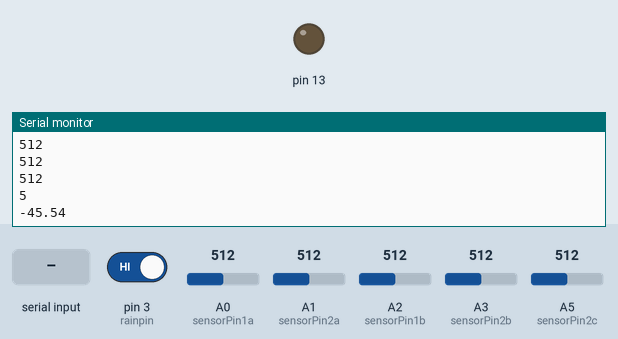
This sketch was run on a simulated Arduino Uno, built with avr-gcc and run on an emulated ATmega328P. On the bench: output pins drawn as LEDs (lit = HIGH), the last lines printed to the serial monitor. Inputs (shaded band) come from the test bench; at power-on: pin 3 (rainpin) HIGH, A0 (sensorPin1a) = 512, A1 (sensorPin2a) = 512, A2 (sensorPin1b) = 512, A3 (sensorPin2b) = 512, A5 (sensorPin2c) = 512.

Above: at 1.2 s.
1.3 s: pin 3 (rainpin) driven LOW
At 2.9 s:
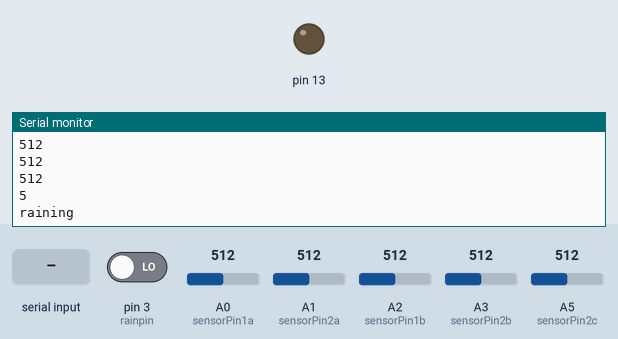
3.9 s: "2" received over the second serial link
At 5.8 s:
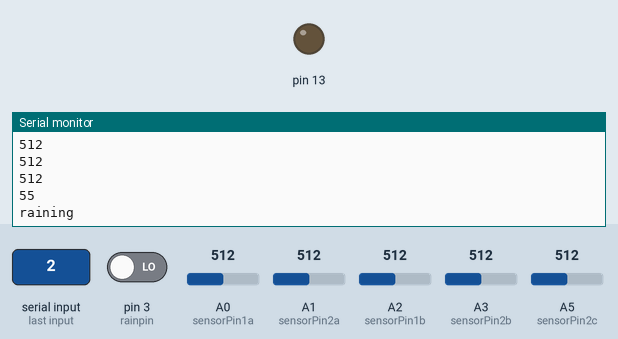
6.3 s: "d" received over the second serial link
Timing chart, 0 to 9.3 s (numbered marks = the images above; inputs shaded):
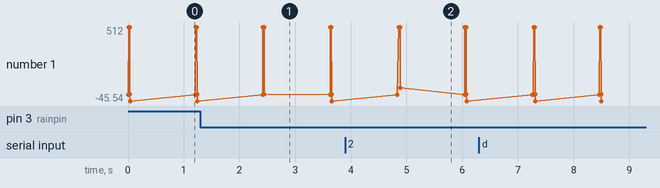

The sketch:

PIS-DryLine.ino
```cpp
#include <SoftwareSerial.h>
int sensorPin1a = A0;
int sensorPin2a = A1;
int value=2;
int sensorPin1b = A2;
int sensorPin2b = A3;

int sensorPin1c = A4;
int sensorPin2c = A5;

int sensorValue1a;
int sensorValue2a;

int sensorValue1b;
int sensorValue2b;

int sensorValue1c;
int sensorValue2c;

int sensorValue1ainit=1023;
int sensorValue2ainit=1023;

int sensorValue1binit=1023;
int sensorValue2binit=1023;

int sensorValue1cinit=1023;
int sensorValue2cinit=1023;


int drysum=0;
float drypercent=0;
int n=0;

int rainpin=3;
int rainvalue=100;

int txPin = 12;
int rxPin = 11;
SoftwareSerial BT(txPin,rxPin);

int flag=0;

void setup() {
 BT.begin(9600);
 Serial.begin(9600);
 pinMode(13, OUTPUT);
//pinMode(rxPin, INPUT);
//pinMode(txPin, OUTPUT);
  //pinMode(buzzerpin,OUTPUT);
}
void loop()
{
  n=0;
rainvalue=digitalRead(rainpin);
Serial.println(rainvalue);

//FOR THE RESET CONDITION
if(BT.available())
{
  Serial.println("MILA");
  value=BT.read();

  if(value==50)
  {
    Serial.println("RESET MILA");
      flag=0;
      n=value;
    // tone(7,100000);
      value=2;
  }
  if(value ==100)
  {
     Serial.println("PAUSE MILA");
    flag=3;
    Serial.println(flag);
    Serial.println(flag);
    //  tone(7,100000);
    value=1;
  }
 if(value==25)
 {
  value=2;
 // tone(7,100000);

 }

}
if(value==2)
{
 Serial.println("ayaa");
sensorValue1ainit = analogRead(sensorPin1a);

sensorValue2ainit = analogRead(sensorPin2a);

sensorValue1binit = analogRead(sensorPin1b);

sensorValue2binit = analogRead(sensorPin2b);

//sensorValue1cinit = analogRead(sensorPin1c);

sensorValue2cinit = analogRead(sensorPin2c);
value=5;

  }
  drysum=0;
  if(!(sensorValue1ainit<=1023 and sensorValue1ainit>=1000))
  {
    sensorValue1a = analogRead(sensorPin1a);
    Serial.println(sensorValue1a);
    drysum+=sensorValue1a;
    n++;
  }
    if(!(sensorValue2ainit<=1023 and sensorValue2ainit>=1000))
  {
    sensorValue2a = analogRead(sensorPin2a);
    Serial.println(sensorValue2a);
    drysum+=sensorValue2a;
    n++;
  }
    if(!(sensorValue1binit<=1023 and sensorValue1binit>=1000))
  {
    sensorValue1b = analogRead(sensorPin1b);
    Serial.println(sensorValue1b);
    drysum+=sensorValue1b;
    n++;
  }
    if(!(sensorValue2binit<=1023 and sensorValue2binit>=1000))
  {
    sensorValue2b = analogRead(sensorPin2b);
    Serial.println(sensorValue2b);
    drysum+=sensorValue2b;
    n++;
  }

    if (!(sensorValue2cinit<=1023 and sensorValue2cinit>=1000))
  {
    sensorValue2c = analogRead(sensorPin2c);
    Serial.println(sensorValue2c);
    drysum+=sensorValue2c;
    n++;
  }
  Serial.println(n);
//  Serial.println(drysum);
  drypercent=(float(drysum)/float(n)*0.2841)-191;
 // Serial.println(drypercent);
  //BT.print(rainvalue);
  if(flag==0 and rainvalue==0 and n>0)
  {
    Serial.println("raining");
    BT.print("RAINING");
    //tone(buzzerpin,1000);
    flag+=1;
  }

  else
  {
    if(n==0)
    {
      BT.print(0);
    }
   //Until data is being found in Serial, turn on serial on Bluetooth
   Serial.println(drypercent);
     BT.print(drypercent);
  }

    delay(1200);
}
```

Measured:
- after the input at 1.3 s, the serial monitor: prints a new line after 1.1 s (image 1)
- after the input at 3.9 s, the serial monitor: prints a new line after 0.94 s (image 2)
